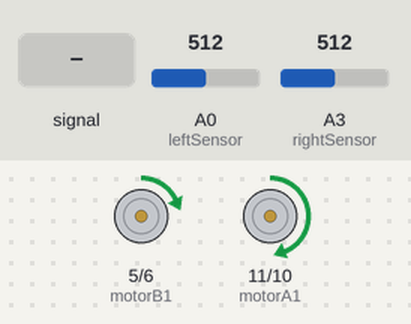
The sketch below on a simulated Arduino Uno, built with avr-gcc and run on an emulated ATmega328P. Shown: motor-driver pin pairs drawn as motors (green arrow = first pin HIGH = forward, orange = second pin HIGH = backward, longer = more drive). Inputs (shaded band) come from the test bench; at power-on: A0 (leftSensor) = 512, A3 (rightSensor) = 512.

Above: at 1.2 s.
1.3 s: A0 (leftSensor) set to 107
2.8 s: A0 (leftSensor) set to 95
At 3.3 s:
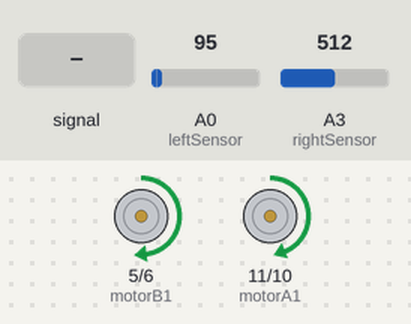
4.3 s: A0 (leftSensor) fed a 200 Hz sine of ±81 counts around its level
At 4.9 s:
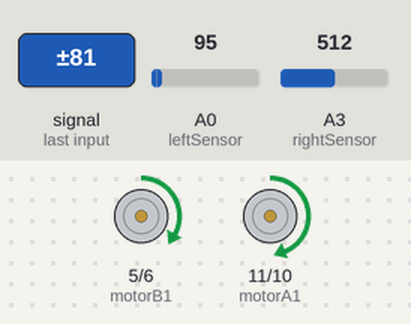
5.8 s: A3 (rightSensor) set to 90
At 6.8 s:
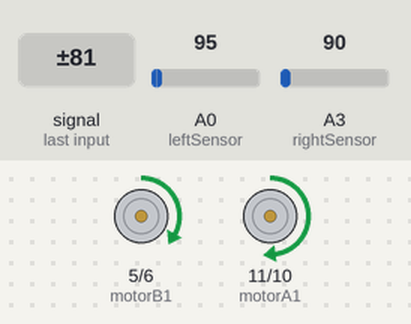
7.3 s: A0 (leftSensor) set to 122
At 8.5 s:
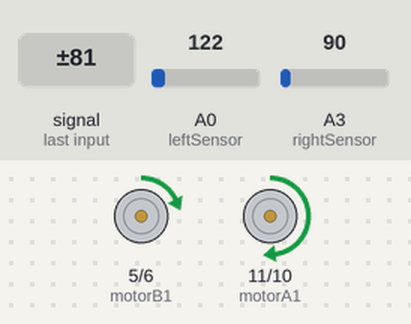
8.8 s: A3 (rightSensor) fed a 200 Hz sine of ±81 counts around its level
At 10.3 s:
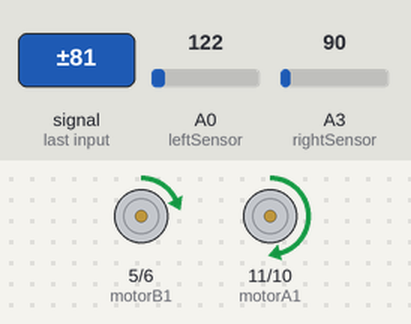
Timing chart, 0 to 11.3 s (numbered marks = the images above; inputs shaded):
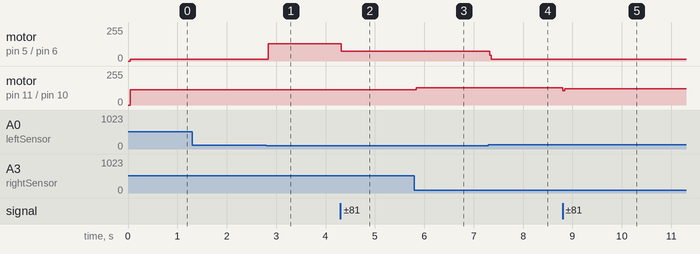

The sketch:

seguidor_linha.ino
```cpp
int motorA1 = 11;
int motorA2 = 10;

int motorB1 = 5;
int motorB2 = 6;

int leftSensor = 0; // 4 digital
int rightSensor = 3; // 7 digital

int velocidade = 130;
void setup() {
  // put your setup code here, to run once:

  pinMode(motorA1, OUTPUT);
  pinMode(motorA2, OUTPUT);

  pinMode(motorB1, OUTPUT);
  pinMode(motorB2, OUTPUT);


  pinMode(leftSensor, INPUT);
  pinMode(rightSensor, INPUT);
  Serial.begin(9600);
}

void moveLeft(){
  analogWrite(motorA1, velocidade);
  analogWrite(motorA2, 0);

  analogWrite(motorB1, 0);
  analogWrite(motorB2, 0);
}


void moveRight(){
  analogWrite(motorA1, 0);
  analogWrite(motorA2, 0);

  analogWrite(motorB1, velocidade);
  analogWrite(motorB2, 0);
}

void moveFront(){
  analogWrite(motorA1, velocidade);
  analogWrite(motorA2, 0);

  analogWrite(motorB1, velocidade);
  analogWrite(motorB2, 0);
}


void loop() {
  int leftValue = analogRead(leftSensor);
  int rightValue = analogRead(rightSensor);

  if(rightValue > 100){
    moveRight();
  }else{
    moveFront();
  }

  if(leftValue > 100){
    moveLeft();
  }else{
    moveFront();
  }


  // analogWrite(motorA1, velocidade);
  // analogWrite(motorA2, 0);

  // analogWrite(motorB1, velocidade);
  // analogWrite(motorB2, 0);

  // Serial.print("sensor Esquerdo:");
  // Serial.println(leftValue);
  // delay(1200);
  // Serial.print("sensor Direito:");
  // Serial.println(rightValue);
  // delay(1200);

}
```

Measured:
- the behaviour switches between 101 and 100 on A0 (leftSensor) (found by bisection; images 0 and 1)
- after the input at 1.3 s, every drawn part: stays the same
- after the input at 2.8 s, motor on pin 5 (motorB1) / pin 6 (motorB2): forward 15/255 → forward 130/255 at once
- after the input at 4.3 s, motor on pin 5 (motorB1) / pin 6 (motorB2): forward 130/255 → forward 73/255 at once
- after the input at 5.8 s, motor on pin 11 (motorA1) / pin 10 (motorA2): forward 114/255 → forward 130/255 at once
- after the input at 7.3 s, motor on pin 5 (motorB1) / pin 6 (motorB2): forward 73/255 → forward 15/255 at once
- after the input at 8.8 s, motor on pin 11 (motorA1) / pin 10 (motorA2): forward 130/255 → forward 123/255 at once
